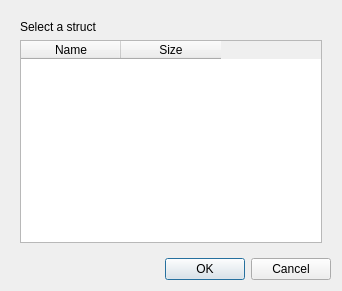
<?xml version="1.0" encoding="UTF-8"?>
<ui version="4.0">
 <class>StructSelectDialog</class>
 <widget class="QDialog" name="StructSelectDialog">
  <property name="geometry">
   <rect>
    <x>0</x>
    <y>0</y>
    <width>342</width>
    <height>291</height>
   </rect>
  </property>
  <property name="windowTitle">
   <string>Select</string>
  </property>
  <layout class="QVBoxLayout" name="verticalLayout">
   <item>
    <widget class="QWidget" name="widget" native="true">
     <layout class="QVBoxLayout" name="verticalLayout_2">
      <item>
       <widget class="QLabel" name="label">
        <property name="text">
         <string>Select a struct</string>
        </property>
       </widget>
      </item>
      <item>
       <widget class="QTableWidget" name="tableWidget">
        <property name="editTriggers">
         <set>QAbstractItemView::NoEditTriggers</set>
        </property>
        <property name="selectionMode">
         <enum>QAbstractItemView::SingleSelection</enum>
        </property>
        <property name="selectionBehavior">
         <enum>QAbstractItemView::SelectRows</enum>
        </property>
        <column>
         <property name="text">
          <string>Name</string>
         </property>
        </column>
        <column>
         <property name="text">
          <string>Size</string>
         </property>
        </column>
       </widget>
      </item>
     </layout>
    </widget>
   </item>
   <item>
    <widget class="QDialogButtonBox" name="buttonBox">
     <property name="orientation">
      <enum>Qt::Horizontal</enum>
     </property>
     <property name="standardButtons">
      <set>QDialogButtonBox::Cancel|QDialogButtonBox::Ok</set>
     </property>
    </widget>
   </item>
  </layout>
 </widget>
 <resources/>
 <connections>
  <connection>
   <sender>buttonBox</sender>
   <signal>accepted()</signal>
   <receiver>StructSelectDialog</receiver>
   <slot>accept()</slot>
   <hints>
    <hint type="sourcelabel">
     <x>248</x>
     <y>254</y>
    </hint>
    <hint type="destinationlabel">
     <x>157</x>
     <y>274</y>
    </hint>
   </hints>
  </connection>
  <connection>
   <sender>buttonBox</sender>
   <signal>rejected()</signal>
   <receiver>StructSelectDialog</receiver>
   <slot>reject()</slot>
   <hints>
    <hint type="sourcelabel">
     <x>316</x>
     <y>260</y>
    </hint>
    <hint type="destinationlabel">
     <x>286</x>
     <y>274</y>
    </hint>
   </hints>
  </connection>
 </connections>
</ui>
